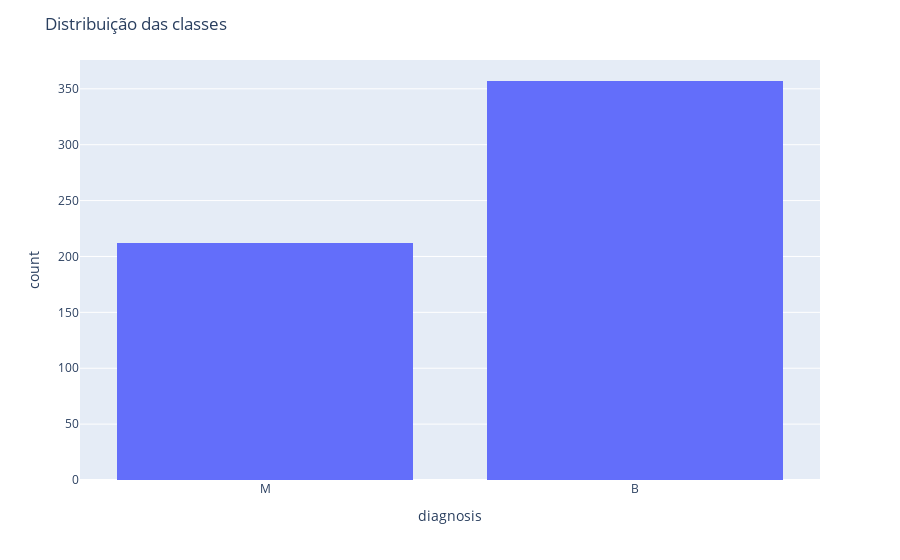

The code cell stored with this chart in its notebook:
### Code cell
#frequencia das classes
frequencia_diagnostico = px.histogram(dados_cancer, x = 'diagnosis', nbins = 60)
frequencia_diagnostico.update_layout(title = 'Distribuição das classes')

### Figure 1 — Plotly figure (JSON) as saved in the notebook; plotly's stock layout.template omitted (floating-point values rounded to 4 significant figures; data arrays with more than 128 entries replaced by an {"elided": "..."} marker saying what was removed)
{"data": [{"bingroup": "x", "hovertemplate": "diagnosis=%{x}<br>count=%{y}<extra></extra>", "legendgroup": "", "marker": {"color": "#636efa", "pattern": {"shape": ""}}, "name": "", "nbinsx": 60, "orientation": "v", "showlegend": false, "type": "histogram", "x": {"elided": "569 str values"}, "xaxis": "x", "yaxis": "y"}], "layout": {"barmode": "relative", "legend": {"tracegroupgap": 0}, "margin": {"t": 60}, "title": {"text": "Distribuição das classes"}, "xaxis": {"anchor": "y", "domain": [0, 1], "title": {"text": "diagnosis"}}, "yaxis": {"anchor": "x", "domain": [0, 1], "title": {"text": "count"}}}}
